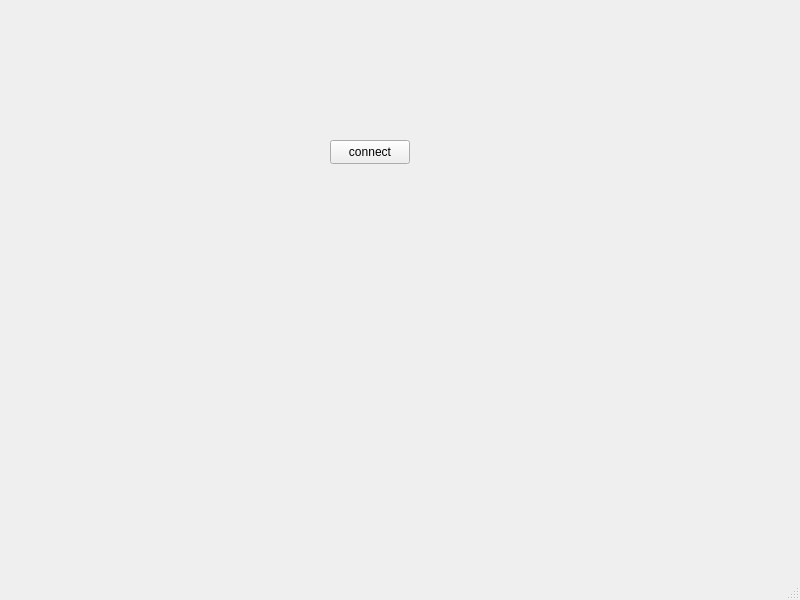
<?xml version="1.0" encoding="UTF-8"?>
<ui version="4.0">
 <class>MainWindow</class>
 <widget class="QMainWindow" name="MainWindow">
  <property name="geometry">
   <rect>
    <x>0</x>
    <y>0</y>
    <width>800</width>
    <height>600</height>
   </rect>
  </property>
  <property name="windowTitle">
   <string>MainWindow</string>
  </property>
  <widget class="QWidget" name="centralwidget">
   <widget class="QPushButton" name="pushButton">
    <property name="geometry">
     <rect>
      <x>330</x>
      <y>140</y>
      <width>80</width>
      <height>24</height>
     </rect>
    </property>
    <property name="text">
     <string>connect</string>
    </property>
   </widget>
  </widget>
  <widget class="QMenuBar" name="menubar">
   <property name="geometry">
    <rect>
     <x>0</x>
     <y>0</y>
     <width>800</width>
     <height>21</height>
    </rect>
   </property>
  </widget>
  <widget class="QStatusBar" name="statusbar"/>
 </widget>
 <resources/>
 <connections/>
</ui>
